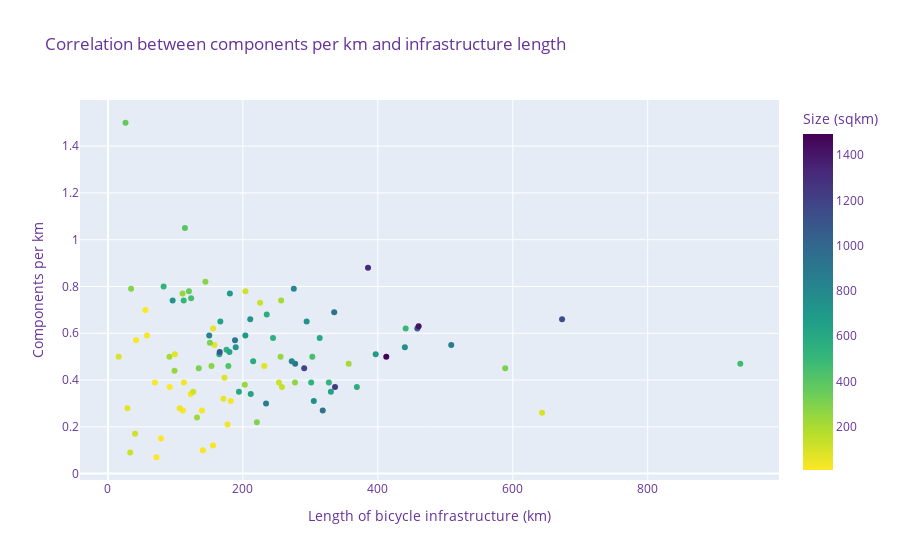
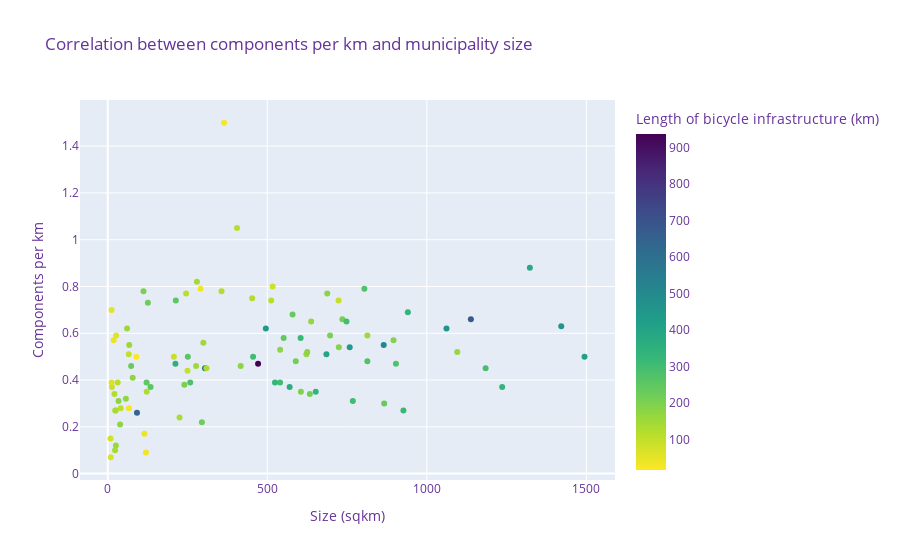
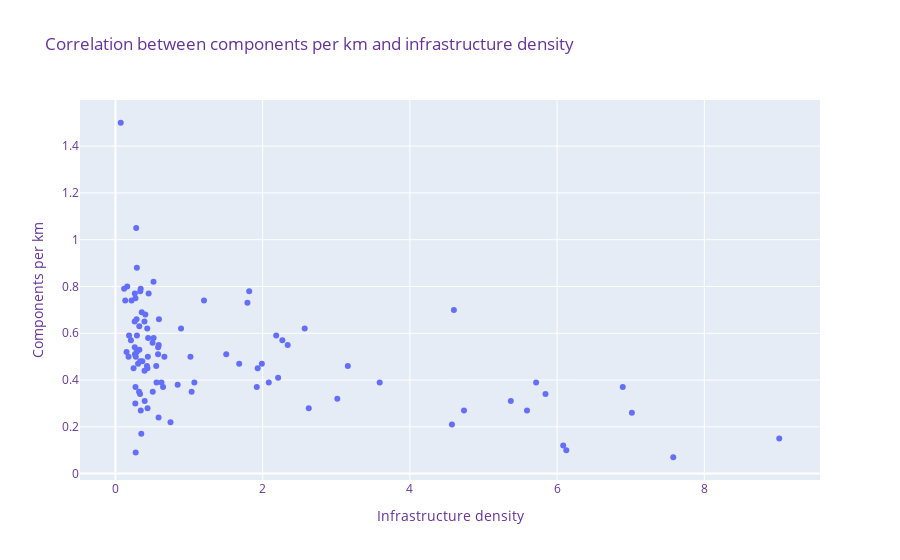

Notebook source saved alongside these figures, in order:
### Code cell
# Plot correlation between infrastructure length and no of componentsß
fig = px.scatter(
    muni_network_counts, 
    x='infra_km', 
    y='comp_per_km',
    title='Correlation between components per km and infrastructure length', 
    hover_data=["name"],
    color="area_sqkm",
    color_continuous_scale='viridis_r',
    labels={
        "infra_km": "Length of bicycle infrastructure (km)",
        "component_count": "Number of disconnected components",
        "name": "Municipality",
        "area_sqkm": "Size (sqkm)",
        "comp_per_km": "Components per km"
        })

fig.update_layout(
    font=dict(
        size=12,
        color="RebeccaPurple"
    )
)
fig.show()

# Plot correlation between infrastructure length and no of componentsß
fig = px.scatter(
    muni_network_counts, 
    x='area_sqkm', 
    y='comp_per_km',
    title='Correlation between components per km and municipality size', 
    hover_data=["name"],
    color="infra_km",
    color_continuous_scale='viridis_r',
    labels={
        "infra_km": "Length of bicycle infrastructure (km)",
        "component_count": "Number of disconnected components",
        "name": "Municipality",
        "area_sqkm": "Size (sqkm)",
        "comp_per_km": "Components per km"
        })

fig.update_layout(
    font=dict(
        size=12,
        color="RebeccaPurple"
    )
)
fig.show()

# Plot correlation between infrastructure length and no of componentsß
fig = px.scatter(
    muni_network_counts, 
    x='infra_dens', 
    y='comp_per_km',
    title='Correlation between components per km and infrastructure density', 
    hover_data=["name"],
    #color="infra_km",
    #color_continuous_scale='viridis_r',
    labels={
        "infra_km": "Length of bicycle infrastructure (km)",
         "infra_dens": "Infrastructure density",
        "component_count": "Number of disconnected components",
        "name": "Municipality",
        "area_sqkm": "Size (sqkm)",
        "comp_per_km": "Components per km"
        })

fig.update_layout(
    font=dict(
        size=12,
        color="RebeccaPurple"
    )
)
fig.show()

### Figure 1 — Plotly figure (JSON) as saved in the notebook; plotly's stock layout.template omitted (floating-point values rounded to 4 significant figures)
{"data": [{"customdata": [["Aabenraa"], ["Aalborg"], ["Aarhus"], ["Albertslund"], ["Allerød"], ["Assens"], ["Ballerup"], ["Billund"], ["Bornholm"], ["Brøndby"], ["Brønderslev"], ["Dragør"], ["Egedal"], ["Esbjerg"], ["Faaborg-Midtfyn"], ["Fanø"], ["Favrskov"], ["Faxe"], ["Fredensborg"], ["Fredericia"], ["Frederiksberg"], ["Frederikshavn"], ["Frederikssund"], ["Furesø"], ["Gentofte"], ["Gladsaxe"], ["Glostrup"], ["Greve"], ["Gribskov"], ["Guldborgsund"], ["Haderslev"], ["Halsnæs"], ["Hedensted"], ["Helsingør"], ["Herlev"], ["Herning"], ["Hillerød"], ["Hjørring"], ["Holbæk"], ["Holstebro"], ["Horsens"], ["Hvidovre"], ["Høje-Taastrup"], ["Hørsholm"], ["Ikast-Brande"], ["Ishøj"], ["Jammerbugt"], ["Kalundborg"], ["Kerteminde"], ["Kolding"], ["København"], ["Køge"], ["Langeland"], ["Lejre"], ["Lemvig"], ["Lolland"], ["Lyngby-Taarbæk"], ["Læsø"], ["Mariagerfjord"], ["Middelfart"], ["Morsø"], ["Norddjurs"], ["Nordfyns"], ["Nyborg"], ["Næstved"], ["Odder"], ["Odense"], ["Odsherred"], ["Randers"], ["Rebild"], ["Ringkøbing-Skjern"], ["Ringsted"], ["Roskilde"], ["Rudersdal"], ["Rødovre"], ["Samsø"], ["Silkeborg"], ["Skanderborg"], ["Skive"], ["Slagelse"], ["Solrød"], ["Sorø"], ["Stevns"], ["Struer"], ["Svendborg"], ["Syddjurs"], ["Sønderborg"], ["Thisted"], ["Tårnby"], ["Tønder"], ["Vallensbæk"], ["Varde"], ["Vejen"], ["Vejle"], ["Vesthimmerlands"], ["Viborg"], ["Vordingborg"], ["Ærø"]], "hovertemplate": "Length of bicycle infrastructure (km)=%{x}<br>Components per km=%{y}<br>Municipality=%{customdata[0]}<br>Size (sqkm)=%{marker.color}<extra></extra>", "legendgroup": "", "marker": {"color": [940.6, 1138, 471.2, 23.44, 67.43, 512.2, 33.9, 540.2, 589.3, 20.99, 633.4, 18.41, 125.8, 758.3, 637.6, 66.41, 540.1, 405.1, 112.1, 134.3, 8.71, 651.9, 251.0, 56.8, 25.62, 24.93, 13.29, 60.62, 279.5, 903.3, 813.7, 122.2, 551.4, 121.7, 12.06, 1323.0, 213.4, 926.6, 579.2, 804.3, 524.3, 22.96, 78.2, 31.35, 735.4, 26.5, 866.4, 605.4, 207.3, 604.5, 91.7, 258.6, 290.9, 240.1, 516.7, 895.6, 38.8, 119.8, 724.2, 299.6, 364.6, 723.5, 452.8, 277.1, 685.3, 225.2, 304.8, 356.7, 748.2, 622.6, 1494.0, 295.1, 212.2, 73.38, 12.17, 114.8, 864.9, 455.6, 688.0, 570.1, 40.46, 309.3, 249.9, 245.5, 416.6, 696.8, 495.5, 1095.0, 65.99, 1184.0, 9.49, 1236.0, 813.7, 1062.0, 768.0, 1421.0, 625.3, 89.77], "coloraxis": "coloraxis", "symbol": "circle"}, "mode": "markers", "name": "", "orientation": "v", "showlegend": false, "type": "scatter", "x": [335.4, 673.0, 937.2, 111.0, 157.8, 112.3, 182.1, 175.8, 215.2, 122.6, 211.7, 41.75, 225.5, 440.1, 166.6, 28.94, 301.3, 114.1, 203.8, 257.8, 78.55, 330.5, 255.8, 171.2, 155.8, 139.4, 91.59, 155.9, 144.5, 277.5, 272.5, 126.4, 244.7, 253.5, 55.45, 385.5, 256.7, 318.4, 235.4, 275.5, 327.4, 140.6, 172.8, 112.6, 210.9, 57.87, 234.3, 194.1, 91.15, 313.8, 643.4, 277.2, 34.29, 202.9, 82.54, 188.4, 177.3, 32.99, 189.4, 151.1, 26.08, 95.93, 123.3, 153.5, 396.9, 132.1, 588.8, 120.0, 294.5, 165.1, 412.5, 220.7, 356.8, 231.7, 69.55, 40.26, 508.8, 303.0, 180.7, 368.9, 106.2, 134.6, 98.73, 110.6, 178.5, 203.7, 441.3, 165.7, 99.31, 290.9, 71.92, 336.6, 150.2, 458.6, 305.1, 460.5, 180.1, 15.98], "xaxis": "x", "y": [0.69, 0.66, 0.47, 0.27, 0.55, 0.74, 0.31, 0.53, 0.48, 0.34, 0.34, 0.57, 0.73, 0.54, 0.65, 0.28, 0.39, 1.05, 0.78, 0.37, 0.15, 0.35, 0.5, 0.32, 0.12, 0.27, 0.37, 0.62, 0.82, 0.47, 0.48, 0.35, 0.58, 0.39, 0.7, 0.88, 0.74, 0.27, 0.68, 0.79, 0.39, 0.1, 0.41, 0.39, 0.66, 0.59, 0.3, 0.35, 0.5, 0.58, 0.26, 0.39, 0.79, 0.38, 0.8, 0.57, 0.21, 0.09, 0.54, 0.56, 1.5, 0.74, 0.75, 0.46, 0.51, 0.24, 0.45, 0.78, 0.65, 0.51, 0.5, 0.22, 0.47, 0.46, 0.39, 0.17, 0.55, 0.5, 0.77, 0.37, 0.28, 0.45, 0.44, 0.77, 0.46, 0.59, 0.62, 0.52, 0.51, 0.45, 0.07, 0.37, 0.59, 0.62, 0.31, 0.63, 0.52, 0.5], "yaxis": "y"}], "layout": {"coloraxis": {"colorbar": {"title": {"text": "Size (sqkm)"}}, "colorscale": [[0, "#fde725"], [0.1111, "#b5de2b"], [0.2222, "#6ece58"], [0.3333, "#35b779"], [0.4444, "#1f9e89"], [0.5556, "#26828e"], [0.6667, "#31688e"], [0.7778, "#3e4989"], [0.8889, "#482878"], [1, "#440154"]]}, "font": {"color": "RebeccaPurple", "size": 12}, "legend": {"tracegroupgap": 0}, "title": {"text": "Correlation between components per km and infrastructure length"}, "xaxis": {"anchor": "y", "domain": [0, 1], "title": {"text": "Length of bicycle infrastructure (km)"}}, "yaxis": {"anchor": "x", "domain": [0, 1], "title": {"text": "Components per km"}}}}

### Figure 2 — Plotly figure (JSON) as saved in the notebook; plotly's stock layout.template omitted (floating-point values rounded to 4 significant figures)
{"data": [{"customdata": [["Aabenraa"], ["Aalborg"], ["Aarhus"], ["Albertslund"], ["Allerød"], ["Assens"], ["Ballerup"], ["Billund"], ["Bornholm"], ["Brøndby"], ["Brønderslev"], ["Dragør"], ["Egedal"], ["Esbjerg"], ["Faaborg-Midtfyn"], ["Fanø"], ["Favrskov"], ["Faxe"], ["Fredensborg"], ["Fredericia"], ["Frederiksberg"], ["Frederikshavn"], ["Frederikssund"], ["Furesø"], ["Gentofte"], ["Gladsaxe"], ["Glostrup"], ["Greve"], ["Gribskov"], ["Guldborgsund"], ["Haderslev"], ["Halsnæs"], ["Hedensted"], ["Helsingør"], ["Herlev"], ["Herning"], ["Hillerød"], ["Hjørring"], ["Holbæk"], ["Holstebro"], ["Horsens"], ["Hvidovre"], ["Høje-Taastrup"], ["Hørsholm"], ["Ikast-Brande"], ["Ishøj"], ["Jammerbugt"], ["Kalundborg"], ["Kerteminde"], ["Kolding"], ["København"], ["Køge"], ["Langeland"], ["Lejre"], ["Lemvig"], ["Lolland"], ["Lyngby-Taarbæk"], ["Læsø"], ["Mariagerfjord"], ["Middelfart"], ["Morsø"], ["Norddjurs"], ["Nordfyns"], ["Nyborg"], ["Næstved"], ["Odder"], ["Odense"], ["Odsherred"], ["Randers"], ["Rebild"], ["Ringkøbing-Skjern"], ["Ringsted"], ["Roskilde"], ["Rudersdal"], ["Rødovre"], ["Samsø"], ["Silkeborg"], ["Skanderborg"], ["Skive"], ["Slagelse"], ["Solrød"], ["Sorø"], ["Stevns"], ["Struer"], ["Svendborg"], ["Syddjurs"], ["Sønderborg"], ["Thisted"], ["Tårnby"], ["Tønder"], ["Vallensbæk"], ["Varde"], ["Vejen"], ["Vejle"], ["Vesthimmerlands"], ["Viborg"], ["Vordingborg"], ["Ærø"]], "hovertemplate": "Size (sqkm)=%{x}<br>Components per km=%{y}<br>Municipality=%{customdata[0]}<br>Length of bicycle infrastructure (km)=%{marker.color}<extra></extra>", "legendgroup": "", "marker": {"color": [335.4, 673.0, 937.2, 111.0, 157.8, 112.3, 182.1, 175.8, 215.2, 122.6, 211.7, 41.75, 225.5, 440.1, 166.6, 28.94, 301.3, 114.1, 203.8, 257.8, 78.55, 330.5, 255.8, 171.2, 155.8, 139.4, 91.59, 155.9, 144.5, 277.5, 272.5, 126.4, 244.7, 253.5, 55.45, 385.5, 256.7, 318.4, 235.4, 275.5, 327.4, 140.6, 172.8, 112.6, 210.9, 57.87, 234.3, 194.1, 91.15, 313.8, 643.4, 277.2, 34.29, 202.9, 82.54, 188.4, 177.3, 32.99, 189.4, 151.1, 26.08, 95.93, 123.3, 153.5, 396.9, 132.1, 588.8, 120.0, 294.5, 165.1, 412.5, 220.7, 356.8, 231.7, 69.55, 40.26, 508.8, 303.0, 180.7, 368.9, 106.2, 134.6, 98.73, 110.6, 178.5, 203.7, 441.3, 165.7, 99.31, 290.9, 71.92, 336.6, 150.2, 458.6, 305.1, 460.5, 180.1, 15.98], "coloraxis": "coloraxis", "symbol": "circle"}, "mode": "markers", "name": "", "orientation": "v", "showlegend": false, "type": "scatter", "x": [940.6, 1138, 471.2, 23.44, 67.43, 512.2, 33.9, 540.2, 589.3, 20.99, 633.4, 18.41, 125.8, 758.3, 637.6, 66.41, 540.1, 405.1, 112.1, 134.3, 8.71, 651.9, 251.0, 56.8, 25.62, 24.93, 13.29, 60.62, 279.5, 903.3, 813.7, 122.2, 551.4, 121.7, 12.06, 1323.0, 213.4, 926.6, 579.2, 804.3, 524.3, 22.96, 78.2, 31.35, 735.4, 26.5, 866.4, 605.4, 207.3, 604.5, 91.7, 258.6, 290.9, 240.1, 516.7, 895.6, 38.8, 119.8, 724.2, 299.6, 364.6, 723.5, 452.8, 277.1, 685.3, 225.2, 304.8, 356.7, 748.2, 622.6, 1494.0, 295.1, 212.2, 73.38, 12.17, 114.8, 864.9, 455.6, 688.0, 570.1, 40.46, 309.3, 249.9, 245.5, 416.6, 696.8, 495.5, 1095.0, 65.99, 1184.0, 9.49, 1236.0, 813.7, 1062.0, 768.0, 1421.0, 625.3, 89.77], "xaxis": "x", "y": [0.69, 0.66, 0.47, 0.27, 0.55, 0.74, 0.31, 0.53, 0.48, 0.34, 0.34, 0.57, 0.73, 0.54, 0.65, 0.28, 0.39, 1.05, 0.78, 0.37, 0.15, 0.35, 0.5, 0.32, 0.12, 0.27, 0.37, 0.62, 0.82, 0.47, 0.48, 0.35, 0.58, 0.39, 0.7, 0.88, 0.74, 0.27, 0.68, 0.79, 0.39, 0.1, 0.41, 0.39, 0.66, 0.59, 0.3, 0.35, 0.5, 0.58, 0.26, 0.39, 0.79, 0.38, 0.8, 0.57, 0.21, 0.09, 0.54, 0.56, 1.5, 0.74, 0.75, 0.46, 0.51, 0.24, 0.45, 0.78, 0.65, 0.51, 0.5, 0.22, 0.47, 0.46, 0.39, 0.17, 0.55, 0.5, 0.77, 0.37, 0.28, 0.45, 0.44, 0.77, 0.46, 0.59, 0.62, 0.52, 0.51, 0.45, 0.07, 0.37, 0.59, 0.62, 0.31, 0.63, 0.52, 0.5], "yaxis": "y"}], "layout": {"coloraxis": {"colorbar": {"title": {"text": "Length of bicycle infrastructure (km)"}}, "colorscale": [[0, "#fde725"], [0.1111, "#b5de2b"], [0.2222, "#6ece58"], [0.3333, "#35b779"], [0.4444, "#1f9e89"], [0.5556, "#26828e"], [0.6667, "#31688e"], [0.7778, "#3e4989"], [0.8889, "#482878"], [1, "#440154"]]}, "font": {"color": "RebeccaPurple", "size": 12}, "legend": {"tracegroupgap": 0}, "title": {"text": "Correlation between components per km and municipality size"}, "xaxis": {"anchor": "y", "domain": [0, 1], "title": {"text": "Size (sqkm)"}}, "yaxis": {"anchor": "x", "domain": [0, 1], "title": {"text": "Components per km"}}}}

### Figure 3 — Plotly figure (JSON) as saved in the notebook; plotly's stock layout.template omitted (floating-point values rounded to 4 significant figures)
{"data": [{"customdata": [["Aabenraa"], ["Aalborg"], ["Aarhus"], ["Albertslund"], ["Allerød"], ["Assens"], ["Ballerup"], ["Billund"], ["Bornholm"], ["Brøndby"], ["Brønderslev"], ["Dragør"], ["Egedal"], ["Esbjerg"], ["Faaborg-Midtfyn"], ["Fanø"], ["Favrskov"], ["Faxe"], ["Fredensborg"], ["Fredericia"], ["Frederiksberg"], ["Frederikshavn"], ["Frederikssund"], ["Furesø"], ["Gentofte"], ["Gladsaxe"], ["Glostrup"], ["Greve"], ["Gribskov"], ["Guldborgsund"], ["Haderslev"], ["Halsnæs"], ["Hedensted"], ["Helsingør"], ["Herlev"], ["Herning"], ["Hillerød"], ["Hjørring"], ["Holbæk"], ["Holstebro"], ["Horsens"], ["Hvidovre"], ["Høje-Taastrup"], ["Hørsholm"], ["Ikast-Brande"], ["Ishøj"], ["Jammerbugt"], ["Kalundborg"], ["Kerteminde"], ["Kolding"], ["København"], ["Køge"], ["Langeland"], ["Lejre"], ["Lemvig"], ["Lolland"], ["Lyngby-Taarbæk"], ["Læsø"], ["Mariagerfjord"], ["Middelfart"], ["Morsø"], ["Norddjurs"], ["Nordfyns"], ["Nyborg"], ["Næstved"], ["Odder"], ["Odense"], ["Odsherred"], ["Randers"], ["Rebild"], ["Ringkøbing-Skjern"], ["Ringsted"], ["Roskilde"], ["Rudersdal"], ["Rødovre"], ["Samsø"], ["Silkeborg"], ["Skanderborg"], ["Skive"], ["Slagelse"], ["Solrød"], ["Sorø"], ["Stevns"], ["Struer"], ["Svendborg"], ["Syddjurs"], ["Sønderborg"], ["Thisted"], ["Tårnby"], ["Tønder"], ["Vallensbæk"], ["Varde"], ["Vejen"], ["Vejle"], ["Vesthimmerlands"], ["Viborg"], ["Vordingborg"], ["Ærø"]], "hovertemplate": "Infrastructure density=%{x}<br>Components per km=%{y}<br>Municipality=%{customdata[0]}<extra></extra>", "legendgroup": "", "marker": {"color": "#636efa", "symbol": "circle"}, "mode": "markers", "name": "", "orientation": "v", "showlegend": false, "type": "scatter", "x": [0.357, 0.591, 1.989, 4.735, 2.34, 0.219, 5.371, 0.325, 0.365, 5.842, 0.334, 2.268, 1.793, 0.58, 0.261, 0.436, 0.558, 0.282, 1.817, 1.92, 9.018, 0.507, 1.019, 3.014, 6.083, 5.591, 6.892, 2.571, 0.517, 0.307, 0.335, 1.035, 0.444, 2.083, 4.598, 0.291, 1.203, 0.344, 0.406, 0.343, 0.625, 6.125, 2.21, 3.59, 0.287, 2.184, 0.27, 0.321, 0.44, 0.519, 7.016, 1.072, 0.118, 0.845, 0.16, 0.21, 4.571, 0.275, 0.262, 0.504, 0.072, 0.133, 0.272, 0.554, 0.579, 0.586, 1.932, 0.337, 0.394, 0.265, 0.276, 0.748, 1.681, 3.157, 5.715, 0.351, 0.588, 0.665, 0.263, 0.647, 2.626, 0.435, 0.395, 0.451, 0.428, 0.292, 0.891, 0.151, 1.505, 0.246, 7.578, 0.272, 0.185, 0.432, 0.397, 0.324, 0.288, 0.178], "xaxis": "x", "y": [0.69, 0.66, 0.47, 0.27, 0.55, 0.74, 0.31, 0.53, 0.48, 0.34, 0.34, 0.57, 0.73, 0.54, 0.65, 0.28, 0.39, 1.05, 0.78, 0.37, 0.15, 0.35, 0.5, 0.32, 0.12, 0.27, 0.37, 0.62, 0.82, 0.47, 0.48, 0.35, 0.58, 0.39, 0.7, 0.88, 0.74, 0.27, 0.68, 0.79, 0.39, 0.1, 0.41, 0.39, 0.66, 0.59, 0.3, 0.35, 0.5, 0.58, 0.26, 0.39, 0.79, 0.38, 0.8, 0.57, 0.21, 0.09, 0.54, 0.56, 1.5, 0.74, 0.75, 0.46, 0.51, 0.24, 0.45, 0.78, 0.65, 0.51, 0.5, 0.22, 0.47, 0.46, 0.39, 0.17, 0.55, 0.5, 0.77, 0.37, 0.28, 0.45, 0.44, 0.77, 0.46, 0.59, 0.62, 0.52, 0.51, 0.45, 0.07, 0.37, 0.59, 0.62, 0.31, 0.63, 0.52, 0.5], "yaxis": "y"}], "layout": {"font": {"color": "RebeccaPurple", "size": 12}, "legend": {"tracegroupgap": 0}, "title": {"text": "Correlation between components per km and infrastructure density"}, "xaxis": {"anchor": "y", "domain": [0, 1], "title": {"text": "Infrastructure density"}}, "yaxis": {"anchor": "x", "domain": [0, 1], "title": {"text": "Components per km"}}}}
